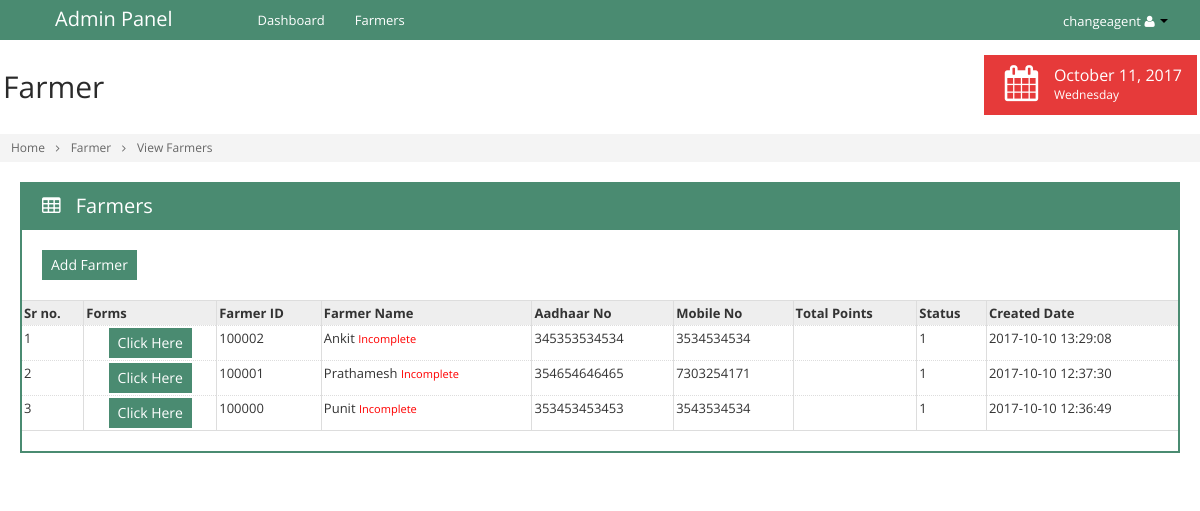
The page /view_farmers.php (signed in) on the database its author committed.
### tables this page shows
CREATE TABLE IF NOT EXISTS `tbl_farmers` (
  `id` int(11) NOT NULL AUTO_INCREMENT,
  `fm_caid` int(11) NOT NULL,
  `fm_id` int(11) NOT NULL,
  `fm_name` varchar(255) NOT NULL,
  `fm_aadhar` bigint(11) NOT NULL,
  `fm_mobileno` bigint(11) NOT NULL,
  `fm_loan` varchar(255) NOT NULL,
  `fm_amount` varchar(255) NOT NULL,
  `fm_status` int(11) NOT NULL,
  `fm_createddt` datetime NOT NULL,
  `fm_createdby` varchar(255) NOT NULL,
  `fm_modifieddt` datetime NOT NULL,
  `fm_modifiedby` varchar(255) NOT NULL,
  PRIMARY KEY (`id`)
);

### view_farmers.php (the view, shortened to what this page needs)
<?php
	include('include/connection.php');
		?>
        <?php
	$ca_id	= $_SESSION['ca_id'];
	$sql	= "select * from tbl_farmers where fm_caid='".$ca_id."' order by id desc";
	$res	= mysqli_query($db_con,$sql) or die(mysqli_error($db_con));
	$r		= 1;
?>
<!doctype html>
<html>
    <head>
    </head>
    <body class="<?php echo $theme_name; ?>" data-theme="<?php echo $theme_name; ?>">
        <div class="container-fluid" id="content">
            <div id="main" style="margin-left:0px !important">
                <div class="container-fluid">
                    <div class="row-fluid">
                        <div class="span12">
                            <div class="box box-color box-bordered">
                                <div class="box-title">
                                    <h3>
                                        <i class="icon-table"></i>
                                        Farmers
                                    </h3>
                                </div>
                                <div class="box-content nopadding">
                                    <div style="padding:20px">
                                        <a href="add_farmers.php?pag=farmers" class="btn btn-primary">
                                            Add Farmer
                                        </a>
                                    </div>
                                    <form id="mainform" action="deletefarmers.php" method="post">
                                        <div id="comp_1">
                                            <table class="table table-bordered dataTable dataTable-scroll-x">
                                                <thead>
                                                    <tr>
                                                        <th>Sr no.</th>
                                                        <th>Forms</th>
                                                        <th>Farmer ID</th>
                                                        <th>Farmer Name</th>
                                                        <th>Aadhaar No</th>
                                                        <th>Mobile No</th>
                                                        <th>Total Points</th>
                                                        <th>Status</th>
                                                        <th class='hidden-350'>Created Date</th>
                                                    </tr>
                                                </thead>
                                                <tbody>
                                                    <?php
                                                    while($row = mysqli_fetch_array($res))
                                                    {
                                                        ?>
                                                        <tr>
                                                            <td><?php echo $r; ?></td>
                                                            <td style="text-align:center;">
                                                            	<a href="get_farmer_details.php?pag=farmers&fm_id=<?php echo $row['fm_id']; ?>" class="btn btn-primary">Click Here</a>
                                                            </td>
                                                            <td><?php echo $row['fm_id']; ?></td>
                                                            <td><?php echo ucwords($row['fm_name']); ?>
                                                            <?php
                                                            $sql_check_point  	= " SELECT * FROM tbl_points ";
															$sql_check_point  	.= " WHERE pt_frm1 !='' AND pt_frm2 !='' ";
															$sql_check_point  	.= " 	AND pt_frm3 !='' AND pt_frm4 !='' ";
															$sql_check_point  	.= " 	AND pt_frm6 !='' AND pt_frm7 !='' ";
															$sql_check_point  	.= " 	AND pt_frm8 !='' AND pt_frm9 !='' ";
															$sql_check_point  	.= " 	AND pt_frm10 !='' AND pt_frm5 !='' ";
															$sql_check_point  	.= " 	AND pt_frm12 !='' AND pt_frm13 !='' ";
															$sql_check_point  	.= " 	AND pt_frm11 !='' ";
															$sql_check_point  	.= " 	AND fm_id='".$row['fm_id']."' ";
                                                            $res_check_point  = mysqli_query($db_con,$sql_check_point) or die(mysqli_error($db_con));
                                                            $num_check_point  = mysqli_num_rows($res_check_point);
                                                            if($num_check_point==0)
                                                            {
                                                                echo '<small style="color:red">Incomplete</small>';
                                                            }
                                                            else
                                                            {
                                                                echo '<small style="color:green">Complete</small>';
                                                            }
                                                            ?>
                                                            </td>
                                                            <td><?php echo $row['fm_aadhar']; ?></td>
                                                            <td><?php echo $row['fm_mobileno']; ?></td>
                                                            <td><?php echo $row['fm_amount']; ?></td>
                                                            <td><?php echo $row['fm_status']; ?></td>
                                                            <td><?php echo $row['fm_createddt']; ?></td>
                                                        </tr>
                                                        <?php
                                                        $r++;
                                                    }
                                                    ?>
                                                </tbody>
                                            </table>
                                        </div>
                                    </form>
                                </div>
                            </div>
                        </div>
                    </div>
                </div>
            </div>
       	</div>
	</body>
</html>

### css/themes.css (style rules this page uses)
.theme-green .btn.btn-primary { background: #4A8B71 }
.theme-green a { color: #4A8B71 }
.theme-green .btn { color: #333 }
.theme-green .btn.btn-primary { background: #4A8B71; color: #fff }
.theme-green #main .box.box-color .box-title { background: #4A8B71 }
.theme-green #main .box.box-bordered.box-color .box-title { border-color: #4A8B71 }
.theme-green #main .box.box-bordered.box-color .box-content { border-color: #4A8B71 }

### rows shown on the page
tbl_farmers: fm "100002", fm_name "Ankit", fm_aadhar "345353534534", fm_mobileno "3534534534", fm_status "1", fm_createddt "2017-10-10 13:29:08"
tbl_farmers: fm "100001", fm_name "Prathamesh", fm_aadhar "354654646465", fm_mobileno "7303254171", fm_status "1", fm_createddt "2017-10-10 12:37:30"
tbl_farmers: fm "100000", fm_name "Punit", fm_aadhar "353453453453", fm_mobileno "3543534534", fm_status "1", fm_createddt "2017-10-10 12:36:49"

### other values the page prints
$_SESSION['acrefin_user'] "changeagent"
$feature_name "Farmer"
$home_name "Home"
$title "View Farmers"
